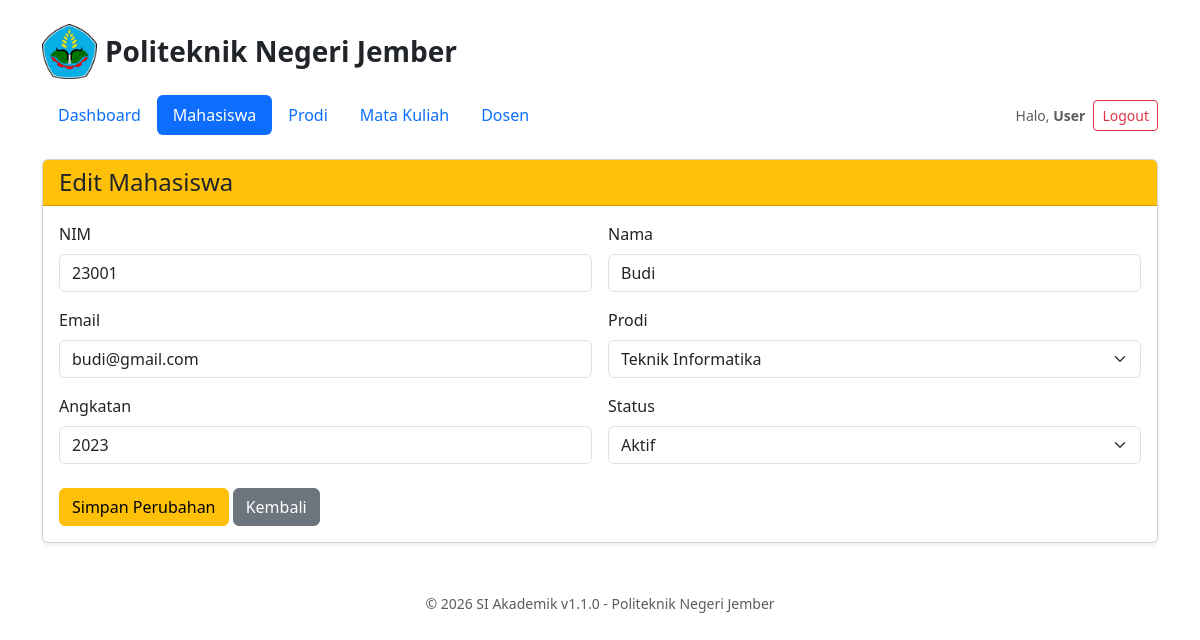
Screenshot of /setoran_BKPM-1/si-akademik_acara16/mahasiswa/23001/edit (signed in) with the database file from the repository.
### tables this page shows
CREATE TABLE IF NOT EXISTS mahasiswa (
    id       INT AUTO_INCREMENT PRIMARY KEY,
    nim      VARCHAR(20)  NOT NULL UNIQUE,
    nama     VARCHAR(100) NOT NULL,
    email    VARCHAR(100) NOT NULL,
    prodi_id INT          NOT NULL,
    angkatan INT          NOT NULL,
    status   VARCHAR(10)  NOT NULL DEFAULT 'aktif'
);

CREATE TABLE IF NOT EXISTS prodi (
    id   INT AUTO_INCREMENT PRIMARY KEY,
    kode VARCHAR(10)  NOT NULL,
    nama VARCHAR(100) NOT NULL
);

### app/Views/layouts/main.php (called while the page is built, shortened)
<?php
require __DIR__ . '/../partials/header.php';
require __DIR__ . '/../partials/navbar.php';
require $content;
require __DIR__ . '/../partials/footer.php';

### app/Core/BaseController.php (called while the page is built, shortened)
<?php
class BaseController
{
    protected function view(
        string $view,
        array $data = [],
        string $active = '',
        bool $useLayout = true
    ): void {
        extract($data, EXTR_SKIP);
        $content = __DIR__ . '/../Views/' . $view . '.php';
        require __DIR__ . '/../Views/layouts/main.php';
    }
}

### app/Controllers/MahasiswaController.php (called while the page is built, shortened)
<?php
class MahasiswaController extends BaseController
{
    private MahasiswaService $service;
    public function __construct(MahasiswaService $service)
    {
        $this->service = $service;
    }
    public function edit($id): void
    {
        $data = $this->service->find((string) $id);
        $this->view(
            'mahasiswa/edit',
            [
                'mahasiswa' => $data,
                'originalNim' => $id,
                'prodiList' => $this->service->prodiOptions(),
                'errors' => [],
            ],
            'mahasiswa'
        );
    }
}

### public/index.php (called while the page is built, shortened)
<?php
$routes = require __DIR__ . '/../routes/web.php';
$requestUri = parse_url($_SERVER['REQUEST_URI'], PHP_URL_PATH);
$method     = $_SERVER['REQUEST_METHOD'];
$uri = $requestUri;
if (defined('BASE_URL') && !empty(BASE_URL)) {
    if (str_starts_with($uri, BASE_URL)) {
        $uri = substr($uri, strlen(BASE_URL));
    }
}
try {
    $router = new App\Core\Router($routes);
    $router->dispatch($uri, $method);
} catch (Throwable $e) {
    App\Core\Logger::error('Error tak tertangani', $e);
    http_response_code(500);
    echo 'Terjadi gangguan pada sistem. Silakan coba beberapa saat lagi.';
}

### app/Repositories/MahasiswaRepository.php (called while the page is built, shortened)
<?php
class MahasiswaRepository
{
    private Database $database;
    public function __construct(Database $database)
    {
        $this->database = $database;
    }
    private function db(): PDO
    {
        return $this->database->getConnection();
    }
    public function findByNimData(string $nim): ?array
    {
        $stmt = $this->db()->prepare(
            "SELECT * FROM mahasiswa WHERE nim = :nim"
        );
        $stmt->execute([
            'nim' => $nim
        ]);
        return $stmt->fetch(PDO::FETCH_ASSOC) ?: null;
    }
}

### app/Core/Database.php (called while the page is built, shortened)
<?php
class Database
{
    private PDO $pdo;
    public function __construct()
    {
        $config = require __DIR__ . '/../../config/database.php';
        try {
            $this->pdo = new PDO(
                "mysql:host={$config['host']};dbname={$config['dbname']};charset={$config['charset']}",
                $config['username'],
                $config['password']
            );
            $this->pdo->setAttribute(
                PDO::ATTR_ERRMODE,
                PDO::ERRMODE_EXCEPTION
            );
        } catch (PDOException $e) {
            Logger::error('Koneksi database gagal', $e);
            throw new \RuntimeException('Koneksi database gagal', 0, $e);
        }
    }
    public function getConnection(): PDO
    {
        return $this->pdo;
    }
}

### config/database.php (called while the page is built)
<?php
return [
'host'     => '127.0.0.1:3307',
'dbname'   => 'si_akademik',
'username' => 'root',
'password' => '',
'charset'  => 'utf8mb4',
];

### app/Services/MahasiswaService.php (called while the page is built, shortened)
<?php
class MahasiswaService
{
    public function find(string $nim): ?array
    {
        return $this->repo->findByNimData($nim);
    }
    public function prodiOptions(): array
    {
        return $this->prodiRepo->all();
    }
}

### app/Repositories/ProdiRepository.php (called while the page is built, shortened)
<?php
class ProdiRepository
{
    private Database $database;
    public function __construct(Database $database)
    {
        $this->database = $database;
    }
    private function db(): PDO
    {
        return $this->database->getConnection();
    }
    public function all(): array
    {
        return $this->db()
            ->query("SELECT * FROM prodi ORDER BY kode ASC")
            ->fetchAll(PDO::FETCH_ASSOC);
    }
}

### app/Views/mahasiswa/edit.php (the view, shortened to what this page needs)
<?php
$errors = $errors ?? [];
?>
<div class="card shadow-sm">
    <div class="card-header bg-warning">
        <h4 class="mb-0">Edit Mahasiswa</h4>
    </div>
    <div class="card-body">
        <form method="post" action="<?= BASE_URL ?>/mahasiswa/<?= urlencode($originalNim ?? $mahasiswa['nim'] ?? '') ?>/update" novalidate>
            <div class="row g-3">
                <div class="col-md-6">
                    <label class="form-label">NIM</label>
                    <input name="nim" class="form-control <?= isset($errors['nim']) ? 'is-invalid' : '' ?>"
                           value="<?= htmlspecialchars($mahasiswa['nim'] ?? '') ?>">
                </div>
                <div class="col-md-6">
                    <label class="form-label">Nama</label>
                    <input name="nama" class="form-control <?= isset($errors['nama']) ? 'is-invalid' : '' ?>"
                           value="<?= htmlspecialchars($mahasiswa['nama'] ?? '') ?>">
                </div>
                <div class="col-md-6">
                    <label class="form-label">Email</label>
                    <input type="email" name="email" class="form-control <?= isset($errors['email']) ? 'is-invalid' : '' ?>"
                           value="<?= htmlspecialchars($mahasiswa['email'] ?? '') ?>">
                </div>
                <div class="col-md-6">
                    <label class="form-label">Prodi</label>
                    <select name="prodi_id" class="form-select <?= isset($errors['prodi_id']) ? 'is-invalid' : '' ?>">
                        <?php foreach ($prodiList as $p): ?>
                            <option value="<?= $p['id'] ?>" <?= ((int) ($mahasiswa['prodi_id'] ?? 0) === (int) $p['id']) ? 'selected' : '' ?>>
                                <?= htmlspecialchars($p['nama']) ?>
                            </option>
                        <?php endforeach; ?>
                    </select>
                </div>
                <div class="col-md-6">
                    <label class="form-label">Angkatan</label>
                    <input type="number" name="angkatan" class="form-control <?= isset($errors['angkatan']) ? 'is-invalid' : '' ?>"
                           value="<?= htmlspecialchars((string) ($mahasiswa['angkatan'] ?? '')) ?>">
                </div>
                <div class="col-md-6">
                    <label class="form-label">Status</label>
                    <select name="status" class="form-select <?= isset($errors['status']) ? 'is-invalid' : '' ?>">
                        <option value="aktif" <?= ($mahasiswa['status'] ?? '') === 'aktif' ? 'selected' : '' ?>>Aktif</option>
                    </select>
                </div>
            </div>
            <div class="mt-4">
                <button class="btn btn-warning">Simpan Perubahan</button>
                <a href="<?= BASE_URL ?>/mahasiswa" class="btn btn-secondary">Kembali</a>
            </div>
        </form>
    </div>
</div>

### app/Core/Router.php (shortened to what this page needs)
<?php
class Router
{
    private array $routes;
    public function __construct(array $routes)
    {
        $this->routes = $routes;
    }
    public function dispatch(string $uri, string $method): void
    {
        $uri = $this->normalize($uri);
        foreach ($this->routes[$method] ?? [] as $routePattern => $routeConfig) {
            $pattern = $this->normalize($routePattern);
            $regex = preg_replace(
                '/\{[a-zA-Z0-9_]+\}/',
                '([a-zA-Z0-9_]+)',
                $pattern
            );
            $regex = '#^' . $regex . '$#';
            if (preg_match($regex, $uri, $params)) {
                array_shift($params);
                $this->callController($routeConfig, $params);
                return;
            }
        }
    }
    private function normalize(string $path): string
    {
        $path = trim($path, '/');
        return $path === '' ? '/' : '/' . $path;
    }
    private function callController(
        array $routeConfig,
        array $params
    ): void {
        $controllerClass = "App\\Controllers\\{$routeConfig['controller']}";
        $action = $routeConfig['action'];
        $controller = $this->makeController($controllerClass);
        call_user_func_array(
            [$controller, $action],
            $params
        );
    }
    private function makeController(string $controllerClass): object
    {
        if ($controllerClass === 'App\\Controllers\\MahasiswaController') {
            $database = new Database();
            $service = new MahasiswaService(
                new MahasiswaRepository($database),
                new ProdiRepository($database)
            );
            return new $controllerClass($service);
        }
        return new $controllerClass();
    }
}

### rows the page displays
mahasiswa: nim "23001", nama "Budi", email "budi@gmail.com", prodi_id "Teknik Informatika", angkatan "2023", status "Aktif"
